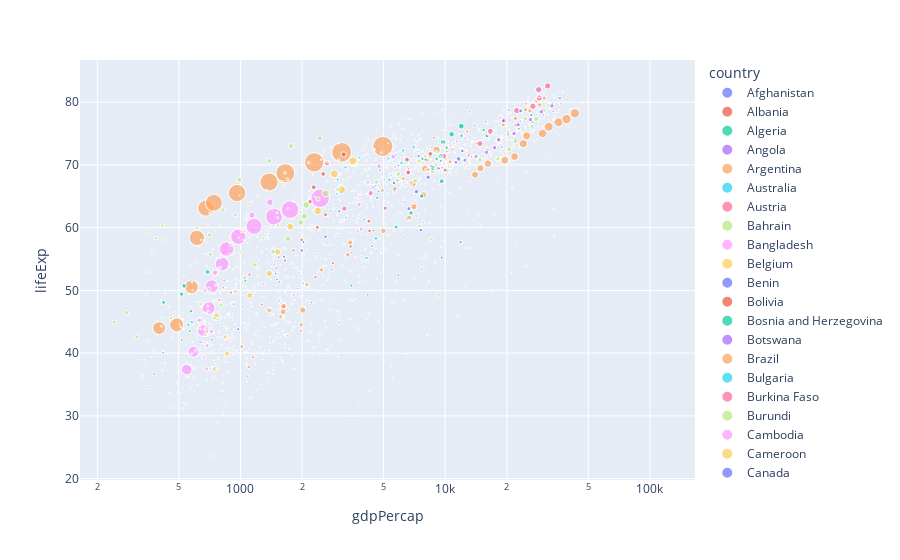

The notebook cell saved with this chart:
### Code cell
# Logarithmic Transformation
px.scatter(data_frame=gapminder, x = 'gdpPercap', y = 'lifeExp', color = 'country', size = 'pop', log_x=True)
